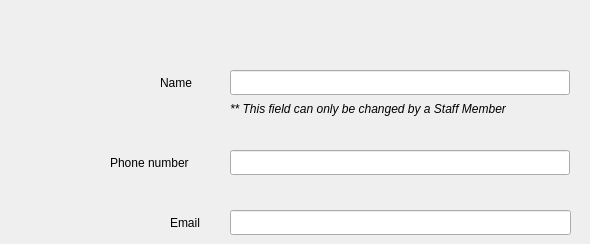
     <widget class="QWidget" name="tab_17">
      <attribute name="title">
       <string>Contact Information</string>
      </attribute>
      <widget class="QLabel" name="label_name_5">
       <property name="geometry">
        <rect>
         <x>160</x>
         <y>70</y>
         <width>39</width>
         <height>25</height>
        </rect>
       </property>
       <property name="text">
        <string>Name</string>
       </property>
      </widget>
      <widget class="QLabel" name="label_email_5">
       <property name="geometry">
        <rect>
         <x>170</x>
         <y>210</y>
         <width>37</width>
         <height>25</height>
        </rect>
       </property>
       <property name="text">
        <string>Email</string>
       </property>
      </widget>
      <widget class="QLineEdit" name="client_rabbit_phoneNumber">
       <property name="geometry">
        <rect>
         <x>230</x>
         <y>150</y>
         <width>340</width>
         <height>25</height>
        </rect>
       </property>
       <property name="whatsThis">
        <string>phone_number</string>
       </property>
      </widget>
      <widget class="QLineEdit" name="client_rabbit_name">
       <property name="geometry">
        <rect>
         <x>230</x>
         <y>70</y>
         <width>340</width>
         <height>25</height>
        </rect>
       </property>
       <property name="whatsThis">
        <string>name</string>
       </property>
      </widget>
      <widget class="QLineEdit" name="client_rabbit_email">
       <property name="geometry">
        <rect>
         <x>230</x>
         <y>210</y>
         <width>341</width>
         <height>25</height>
        </rect>
       </property>
       <property name="whatsThis">
        <string>email</string>
       </property>
      </widget>
      <widget class="QLabel" name="label_phoneNumber_5">
       <property name="geometry">
        <rect>
         <x>110</x>
         <y>150</y>
         <width>97</width>
         <height>25</height>
        </rect>
       </property>
       <property name="text">
        <string>Phone number</string>
       </property>
      </widget>
      <widget class="QLabel" name="label_50">
       <property name="geometry">
        <rect>
         <x>230</x>
         <y>100</y>
         <width>351</width>
         <height>17</height>
        </rect>
       </property>
       <property name="font">
        <font>
         <italic>true</italic>
        </font>
       </property>
       <property name="text">
        <string>** This field can only be changed by a Staff Member</string>
       </property>
      </widget>
     </widget>
